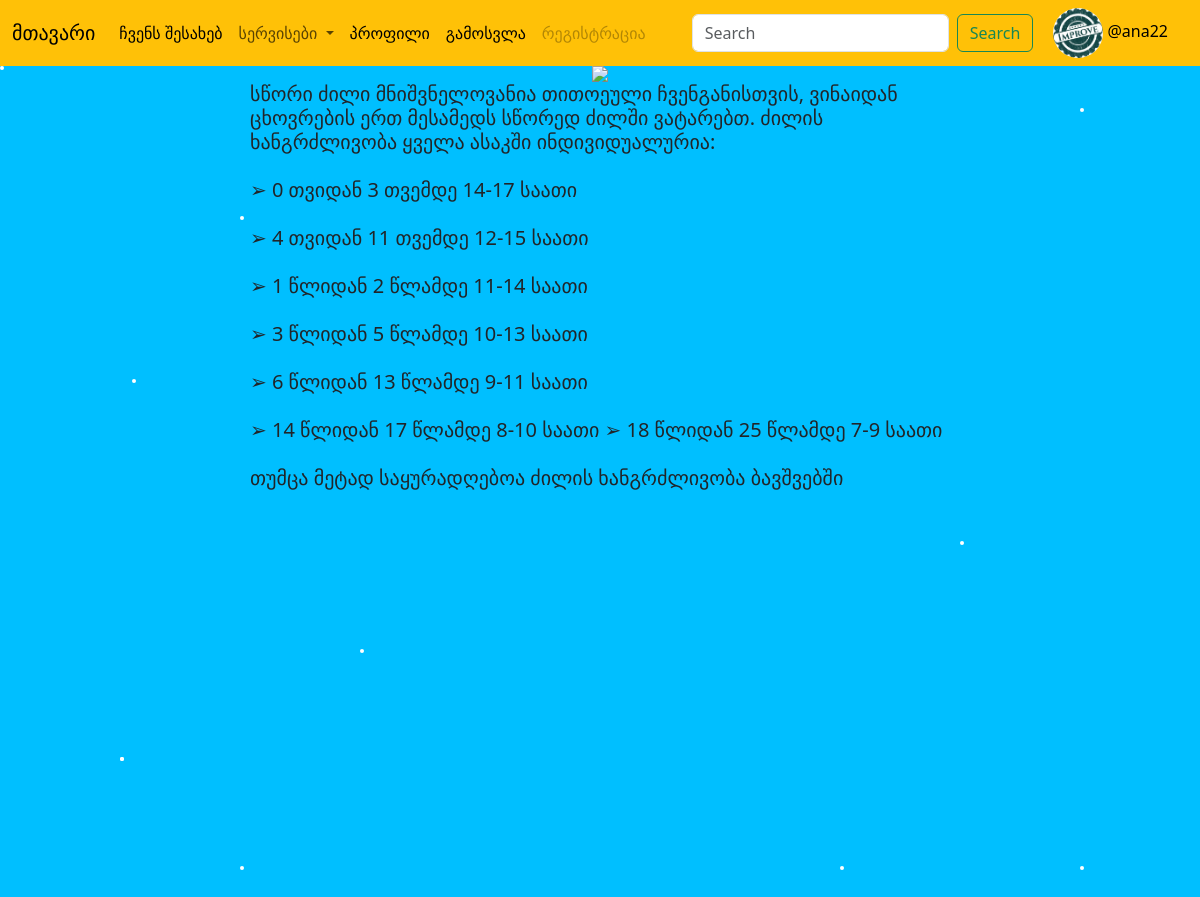
/article1/ (signed in), run on the app's committed database.
### base/models.py (models this page shows)
class User(AbstractUser):
    certifs = models.ManyToManyField(Certif, blank=True, related_name="users")
    bio = models.TextField(null=True)
    avatar = models.ImageField(null=True, default='photoo.png')

### base/views.py (the view)
# urls.py: path('article1/', views.article1, name='article1'),
def article1(request):
    return render(request, 'base/article1.html')

### base/templates/base/article1.html (shortened to what this page needs)
{% extends 'main.html' %}
{% block content %}
<div class="star"></div>
  <div class="star"></div>
  <div class="star"></div>
  <div class="star"></div>
 <div class="star"></div>
<div class="star"></div>
<div class="star"></div>
<div class="star"></div>
<div class="star"></div>
<div class="star"></div>
<div class="article1div2">
<img src="https://st2.depositphotos.com/1967477/12103/v/450/depositphotos_121032340-stock-illustration-baby-sleeping-on-the-cloud.jpg" >
</div>
<div class="article1div">
<h5> სწორი ძილი მნიშვნელოვანია თითოეული ჩვენგანისთვის, ვინაიდან ცხოვრების ერთ მესამედს სწორედ ძილში ვატარებთ.
ძილის ხანგრძლივობა ყველა ასაკში ინდივიდუალურია:<br><br>
➢ 0 თვიდან 3 თვემდე 14-17 საათი<br><br>
➢ 4 თვიდან 11 თვემდე 12-15 საათი<br><br>
➢ 1 წლიდან 2 წლამდე 11-14 საათი<br><br>
➢ 3 წლიდან 5 წლამდე 10-13 საათი<br><br>
➢ 6 წლიდან 13 წლამდე 9-11 საათი<br><br>
➢ 14 წლიდან 17 წლამდე 8-10 საათი
➢ 18 წლიდან 25 წლამდე 7-9 საათი<br><br>
თუმცა მეტად საყურადღებოა ძილის ხანგრძლივობა ბავშვებში </h5></div>
{% endblock %}

### templates/navbar.html (shortened to what this page needs)
<nav class="navbar navbar-expand-lg bg-warning">
  <div class="container-fluid">
    <a class="navbar-brand" href="{% url 'home' %}">მთავარი </a>
    <div class="collapse navbar-collapse" id="navbarSupportedContent">
      <ul class="navbar-nav me-auto mb-2 mb-lg-0">
        <li class="nav-item">
          <a class="nav-link active" aria-current="page" href="{% url 'about' %}"> ჩვენს შესახებ </a>
        </li>
        <li class="nav-item dropdown">
          <a class="nav-link dropdown-toggle" href="#" role="button" data-bs-toggle="dropdown" aria-expanded="false">
            სერვისები
          </a>
        </li>
        {% if request.user.is_authenticated %}
         <li class="nav-item">
          <a class="nav-link active" aria-current="page" href="{% url 'profile' request.user.id %}"> პროფილი </a>
        </li>
        <li class="nav-item">
          <a class="nav-link active" aria-current="page" href="{% url 'logout' %}"> გამოსვლა </a>
        </li>
        {% else %}
       <li class="nav-item">
          <a class="nav-link active" aria-current="page" href="{% url 'login' %}"> შესვლა </a>
        </li>
        {% endif %}
        <li class="nav-item">
          <a class="nav-link disabled" aria-disabled="true">რეგისტრაცია</a>
        </li>
      </ul>
      <form class="d-flex" role="search" action="">
        <input name="q" class="form-control me-2" type="search" placeholder="Search" aria-label="Search">
        <button class="btn btn-outline-success" type="submit">Search</button>
      </form>
  {% if request.user.is_authenticated %}
      <div style="margin:0px 20px;">
      <a href="{% url 'profile' request.user.id %}">
          <div  >
          <img src="{{request.user.avatar.url}}" width ="50px" height="50px" style="border-radius:50%">
              @{{ request.user.username }}
          </div>
          </a>
      </div>
      {% endif %}
    </div>
  </div>
</nav>

### static/styles/style.css (style rules this page uses)
body { background-color:#FAF0E6; }
a { text-decoration: none; color: black; }

### base/templates/base/article1.html (style rules this page uses)
.article1div { width: 700px; height: 1000px; margin: 0 auto; }
.article1div2 { display: flex; justify-content: center; align-items: center; height: 100%; width: 100%; }
body { margin: 0; overflow: auto; background-color: DeepSkyBlue; }
.star { position: absolute; background: white; border-radius: 50%; width: 4px; height: 4px; animation: twinkle 1s infinite; }
.star:nth-child(3) { top: 50%; left: 80%; }
.star:nth-child(5) { top: 80%; left: 70%; }
.star:nth-child(6) { top: 60%; left: 30%; }
.star:nth-child(7) { top: 70%; left: 10%; }
.star:nth-child(8) { top: 10%; left: 90%; }
.star:nth-child(9) { top: 80%; left: 90%; }
.star:nth-child(10) { top: 80%; left: 20%; }
.star:nth-child(11) { top: 20%; left: 20%; }
.star:nth-child(12) { top: 35%; left: 11%; }

### data on the page
User: user.avatar (picture), user.username "ana22"
